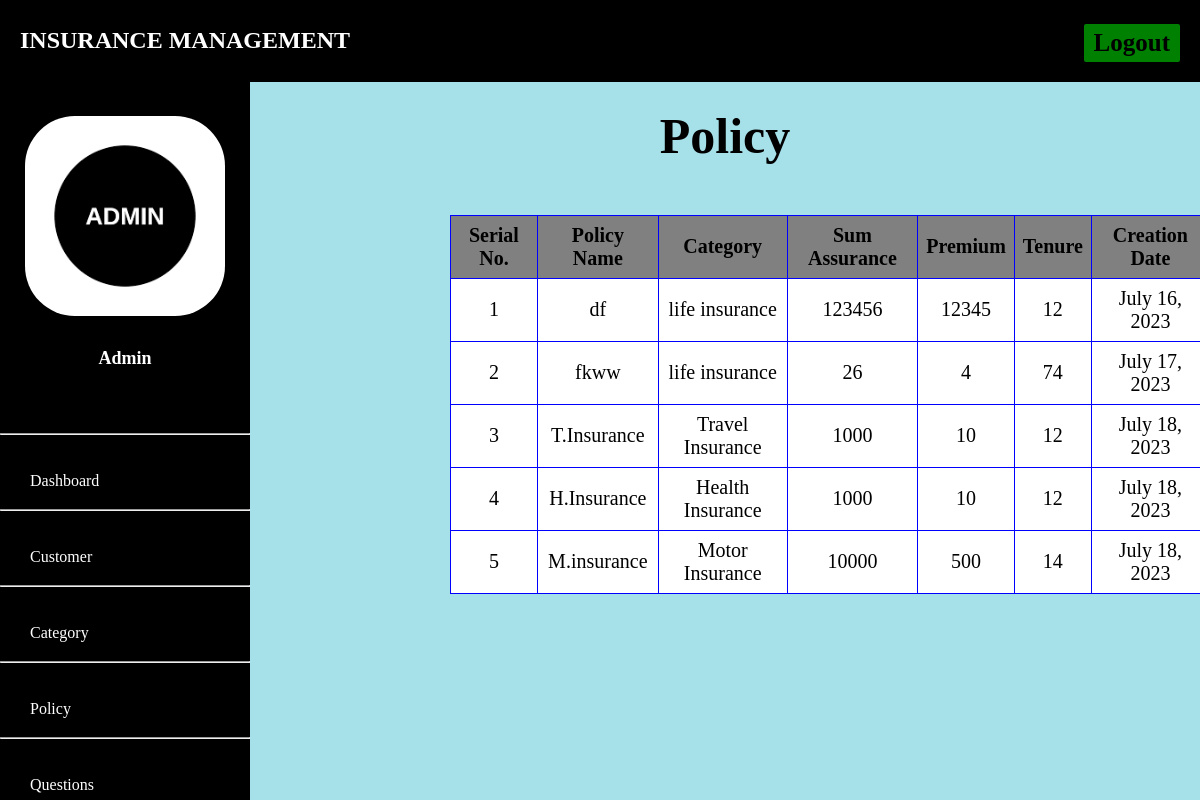
/admin-view-policy, run on the app's committed database.
### admins/models.py (models this page shows, shortened)
class Policy(models.Model):
    category= models.ForeignKey('Category', on_delete=models.CASCADE)
    policy_name=models.CharField(max_length=200)
    sum_assurance=models.PositiveIntegerField()
    premium=models.PositiveIntegerField()
    tenure=models.PositiveIntegerField()
    creation_date =models.DateField(auto_now=True)

class Category(models.Model):
    category_name =models.CharField(max_length=20)
    creation_date =models.DateField(auto_now=True)
    def __str__(self):
        return self.category_name

### admins/views.py (the view)
# urls.py: path('admin-view-policy', views.admin_view_policy,name='admin-view-policy'),
def admin_view_policy(request):
    policies = models.Policy.objects.all()
    return render(request,'admin_view_policy.html',{'policies':policies})

### admins/templates/admin_view_policy.html (shortened to what this page needs)
{% extends 'adminbase.html' %}
{% block content %}
{%load static%}
<head>
</head>
<div class="container">
    <h6 class="heading">Policy</h6>
    <table>
      <thead>
        <tr>
          <th>Serial No.</th>
          <th>Policy Name</th>
          <th> Category</th>
          <th> Sum Assurance</th>
          <th> Premium</th>
          <th> Tenure</th>
          <th> Creation Date</th>
        </tr>
      </thead>
      {% for t in policies %}
      <tr>
        <td> {{ forloop.counter }}</td>
        <td> {{t.policy_name}}</td>
        <td> {{t.category}}</td>
        <td> {{t.sum_assurance}}</td>
        <td> {{t.premium}}</td>
        <td> {{t.tenure}}</td>
        <td>{{t.creation_date}}</td>
      </tr>
      {% endfor %}
    </table>
  </div>
<br><br><br><br><br><br>
{% endblock content %}

### admins/templates/adminbase.html (shortened to what this page needs)
<!DOCTYPE html>
{% load static %}
<html lang="en" dir="ltr">
<head>
</head>
<body>
  <header style="padding-top: 0px;">
    <div class="left_area">
      <h3><br>Insurance Management</h3>
    </div>
    <div class="right_area">
      <a href="/logout" class="logout_btn">Logout</a>
    </div>
  </header>
  <div class="sidebar" style="margin-top: 50px;">
    <center><br><br>
      <img src="{% static 'image/Admin.png' %}" class="profile_image" alt="">
      <br><br><h4>Admin</h4><br><br>
    </center><hr><br>
    <a href="/admin-dashboard"><span>Dashboard</span></a><hr><br>
    <a href="/admin-view-customer"><span>Customer</span></a><hr><br>
    <a href="/admin-category"><span>Category</span></a><hr><br>
    <a href="/admin-policy"><span>Policy</span></a><hr><br>
    <a href="/admin-question"><span>Questions</span></a><hr>
  </div>
  <div class="content">
    <br><br><br><br><br>
    {% block content %}
    {% endblock content %}
    <br><br><br>
  </div>
</body>
</html>

### admins/templates/adminbase.html (style rules this page uses)
a:link { text-decoration:none; }
body { margin: 0; padding: 0; height: 100%; font-family:cursive; background:#b2b2b2; }
header { position: fixed; background:black; padding: 20px; width: 100%; z-index: 1; }
.left_area h3 { color:white; margin: 0px; text-transform: uppercase; font-size: 24px; font-weight: 900; }
.logout_btn { padding: 5px 10px; background:green; text-decoration: none; float: right; margin-top: -30px; margin-right: 40px; border-radius: 2px; font-size: 25px; font-weight: 600; color:black; transition: 0.3s; }
.sidebar { background:black; margin-top: 70px; padding-top: 30px; position: fixed; left: 0; width: 250px; height: 100%; transition: 0.5s; transition-property: left; }
.sidebar .profile_image { width: 200px; height: 200px; border-radius: 50px; margin-bottom: 10px; }
.sidebar h4 { color:white; margin-top: 0; margin-bottom: 20px; font-size: 18px; }
.sidebar a { color: #FFF; display: flex; align-items: center; width: 100%; line-height: 40px; text-decoration: none; padding-left: 20px; box-sizing: border-box; transition: 0.3s; font-size: 16px; }
.content { margin-left: 250px; background-position: center; transition: 0.5s; padding-top:150px; padding-bottom: -12px; }

### admins/templates/admin_view_policy.html (style rules this page uses)
body { font-family: cursive; background-color: #a6e0e9; }
a:link { text-decoration: none; }
h6 { text-align: center; font-size:80px; }
.container { margin-top:-250px; }
table { width:80%; border-collapse: collapse; margin-top:50px; margin-left:200px; }
th, td { font-size:20px; padding: 8px; border: 1px solid blue; text-align:center; background-color:grey; }
td { background-color:#fff; font-size:20px; }
.heading { color:black padding: 10px; font-size:50px; margin-bottom:10px; }

### data on the page
Policy: policy_name "df", category "life insurance", sum_assurance "123456", premium "12345", tenure "12", creation_date "July 16, 2023"
Policy: policy_name "fkww", category "life insurance", sum_assurance "26", premium "4", tenure "74", creation_date "July 17, 2023"
Policy: policy_name "T.Insurance", category "Travel Insurance", sum_assurance "1000", premium "10", tenure "12", creation_date "July 18, 2023"
Policy: policy_name "H.Insurance", category "Health Insurance", sum_assurance "1000", premium "10", tenure "12", creation_date "July 18, 2023"
Policy: policy_name "M.insurance", category "Motor Insurance", sum_assurance "10000", premium "500", tenure "14", creation_date "July 18, 2023"
